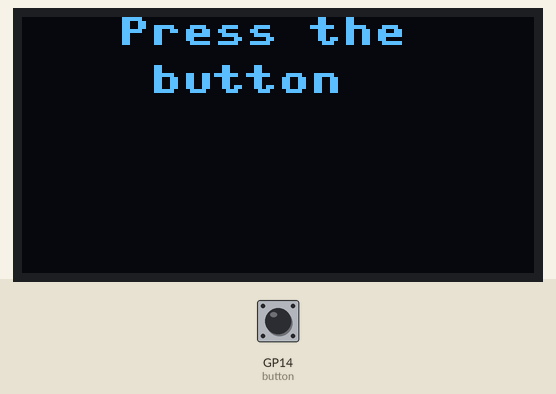
The program below on a simulated Raspberry Pi Pico running MicroPython. Parts: 128×64 one-colour display. The test bench sets the inputs (shaded band); at power-on: GP14 (button) HIGH. Library files of the repository ran but are not shown: ssd1306.py; what the program prints to the serial console is not drawn.

Above: at 1.2 s.
1.3 s: GP14 (button) pulled LOW for 0.15 s
At 2.1 s:
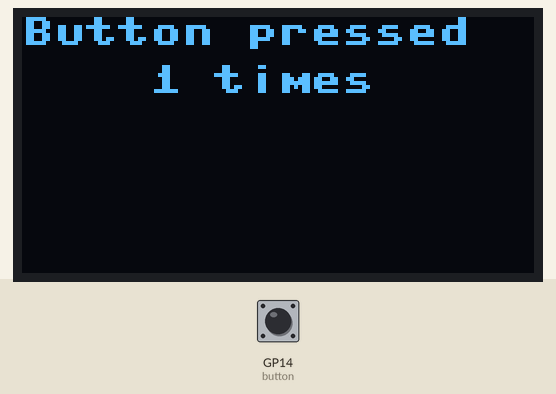
2.9 s: GP14 (button) pulled LOW for 1 s
At 4.5 s:
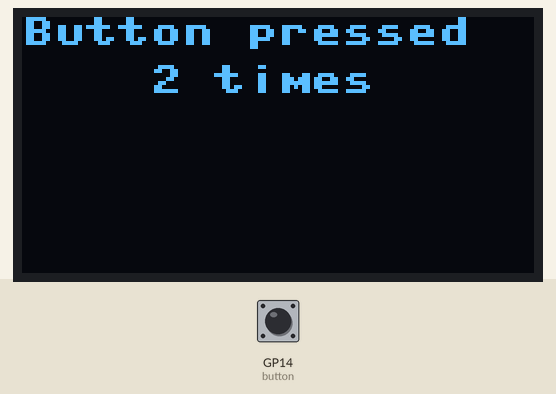
5.4 s: GP14 (button) pulled LOW for 0.15 s
7.0 s: GP14 (button) pulled LOW for 1 s
At 8.8 s:
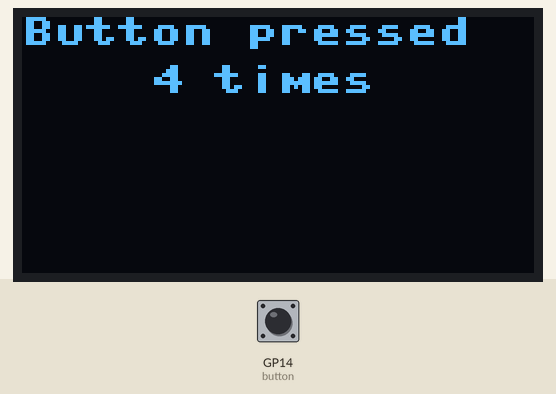
Timing chart, 0 to 10.3 s (numbered marks = the images above; inputs shaded):
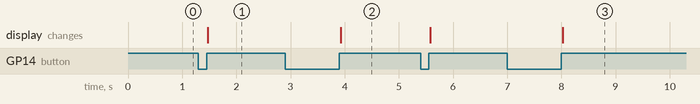

Measured:
- after the input at 1.3 s, the display: changes after 0.18 s (image 1)
- after the input at 2.9 s, the display: changes after 1.0 s (image 2)
- after the input at 7.0 s, the display: changes after 1.0 s (image 3)

The program:

ssd1306-button.py
```python
from machine import Pin, I2C
import ssd1306
import time
import utime

i2c = I2C(1, sda=Pin(2), scl=Pin(3))
displayOne = ssd1306.SSD1306_I2C(128, 64, i2c)

button = Pin(14, Pin.IN, Pin.PULL_UP)
counter = 0
lastTime = 0
newTime = 0

def button_pressed(event):
    global lastTime, counter, newTime
    newTime = utime.ticks_ms()
    if (newTime - lastTime) > 100 and event.value() is 1:
        lastTime = newTime
        print('pressed')
        counter += 1
        displayOne.printToScreenBreakLines(f'Button pressed {counter} times', True)

def main():
    displayOne.printToScreenBreakLines('Press the button', True)
    while True:
        time.sleep(1)

button.irq(handler=button_pressed, trigger=Pin.IRQ_RISING)
main()
```
